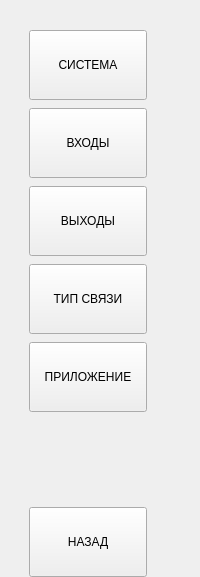
           <widget class="QWidget" name="settings">
            <layout class="QVBoxLayout" name="verticalLayout_6">
             <property name="spacing">
              <number>8</number>
             </property>
             <property name="leftMargin">
              <number>29</number>
             </property>
             <property name="topMargin">
              <number>30</number>
             </property>
             <property name="rightMargin">
              <number>53</number>
             </property>
             <property name="bottomMargin">
              <number>0</number>
             </property>
             <item>
              <widget class="wButtonStyled" name="bSystem">
               <property name="sizePolicy">
                <sizepolicy hsizetype="Preferred" vsizetype="Preferred">
                 <horstretch>0</horstretch>
                 <verstretch>0</verstretch>
                </sizepolicy>
               </property>
               <property name="minimumSize">
                <size>
                 <width>0</width>
                 <height>70</height>
                </size>
               </property>
               <property name="text">
                <string>СИСТЕМА</string>
               </property>
              </widget>
             </item>
             <item>
              <widget class="wButtonStyled" name="bInputs">
               <property name="sizePolicy">
                <sizepolicy hsizetype="Preferred" vsizetype="Preferred">
                 <horstretch>0</horstretch>
                 <verstretch>0</verstretch>
                </sizepolicy>
               </property>
               <property name="minimumSize">
                <size>
                 <width>0</width>
                 <height>70</height>
                </size>
               </property>
               <property name="text">
                <string>ВХОДЫ</string>
               </property>
              </widget>
             </item>
             <item>
              <widget class="wButtonStyled" name="bOutputs">
               <property name="sizePolicy">
                <sizepolicy hsizetype="Preferred" vsizetype="Preferred">
                 <horstretch>0</horstretch>
                 <verstretch>0</verstretch>
                </sizepolicy>
               </property>
               <property name="minimumSize">
                <size>
                 <width>0</width>
                 <height>70</height>
                </size>
               </property>
               <property name="text">
                <string>ВЫХОДЫ</string>
               </property>
              </widget>
             </item>
             <item>
              <widget class="wButtonStyled" name="bTypeConnect">
               <property name="sizePolicy">
                <sizepolicy hsizetype="Preferred" vsizetype="Preferred">
                 <horstretch>0</horstretch>
                 <verstretch>0</verstretch>
                </sizepolicy>
               </property>
               <property name="minimumSize">
                <size>
                 <width>0</width>
                 <height>70</height>
                </size>
               </property>
               <property name="text">
                <string>ТИП СВЯЗИ</string>
               </property>
              </widget>
             </item>
             <item>
              <widget class="wButtonStyled" name="bApplication">
               <property name="sizePolicy">
                <sizepolicy hsizetype="Preferred" vsizetype="Preferred">
                 <horstretch>0</horstretch>
                 <verstretch>0</verstretch>
                </sizepolicy>
               </property>
               <property name="minimumSize">
                <size>
                 <width>0</width>
                 <height>70</height>
                </size>
               </property>
               <property name="text">
                <string>ПРИЛОЖЕНИЕ</string>
               </property>
              </widget>
             </item>
             <item>
              <spacer name="verticalSpacer_4">
               <property name="orientation">
                <enum>Qt::Vertical</enum>
               </property>
               <property name="sizeHint" stdset="0">
                <size>
                 <width>20</width>
                 <height>87</height>
                </size>
               </property>
              </spacer>
             </item>
             <item>
              <widget class="wButtonStyled" name="bBackFromSettings">
               <property name="sizePolicy">
                <sizepolicy hsizetype="Preferred" vsizetype="Preferred">
                 <horstretch>0</horstretch>
                 <verstretch>0</verstretch>
                </sizepolicy>
               </property>
               <property name="minimumSize">
                <size>
                 <width>0</width>
                 <height>70</height>
                </size>
               </property>
               <property name="text">
                <string>НАЗАД</string>
               </property>
              </widget>
             </item>
            </layout>
           </widget>
